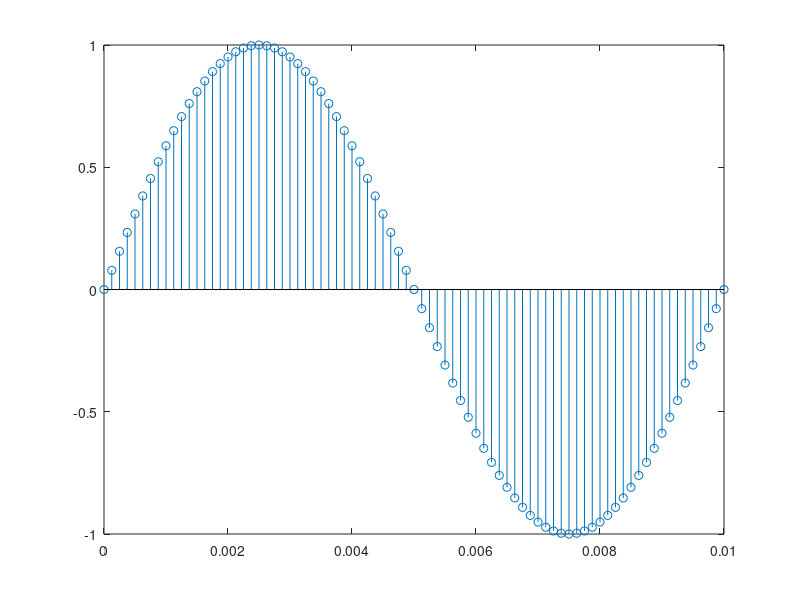

Here is the MATLAB script that generated this plot:

% Do a plot of a sampled sinusoid with frequency f = 100 Hz

f = 100;
%
% Sampling frequency and interval
fs = 8000;
Ts = 1/fs;
%
% Set time duration of plot, i.e., 10 msec.
tfinalplot = 10e-3;
%
% Make the time vector for the plot
nplot=0:Ts:tfinalplot;
%
% Sample the sinusoid.
xnT = sin(2*pi*f*nplot);
%
% Make the plot
stem(nplot, xnT);
% Reconstructed analog plot using straight lines

% Uncomment/edit this next line to save the graph.
exportgraphics(gcf, 'milestone1.jpg');
